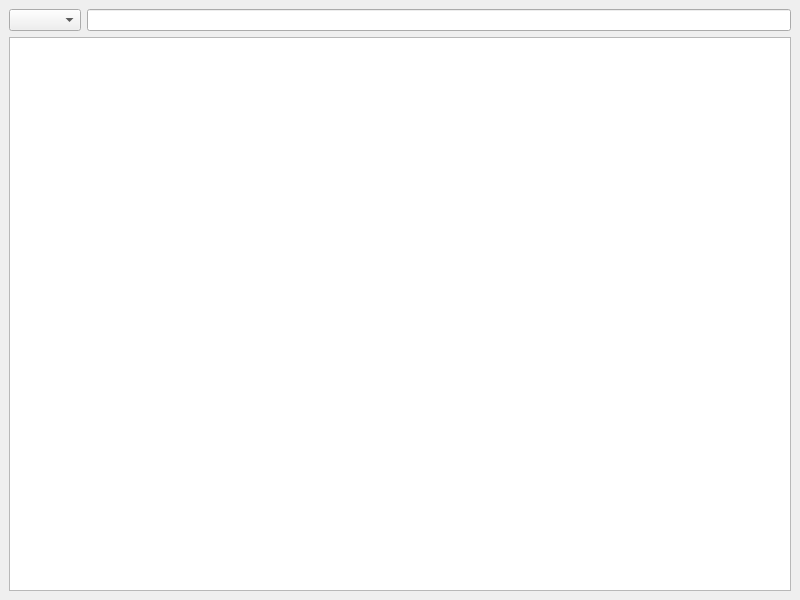
<?xml version="1.0" encoding="UTF-8"?>
<ui version="4.0">
 <class>MainWindow</class>
 <widget class="QMainWindow" name="MainWindow">
  <property name="geometry">
   <rect>
    <x>0</x>
    <y>0</y>
    <width>800</width>
    <height>600</height>
   </rect>
  </property>
  <property name="windowTitle">
   <string>Pesquisa avançada</string>
  </property>
  <widget class="QWidget" name="centralwidget">
   <layout class="QVBoxLayout" name="verticalLayout">
    <item>
     <layout class="QHBoxLayout" name="horizontalLayout">
      <item>
       <widget class="QComboBox" name="versions_combo_box"/>
      </item>
      <item>
       <widget class="QLineEdit" name="search_line_edit"/>
      </item>
     </layout>
    </item>
    <item>
     <widget class="QListWidget" name="chapter_list_widget"/>
    </item>
   </layout>
  </widget>
 </widget>
 <resources/>
 <connections/>
</ui>
